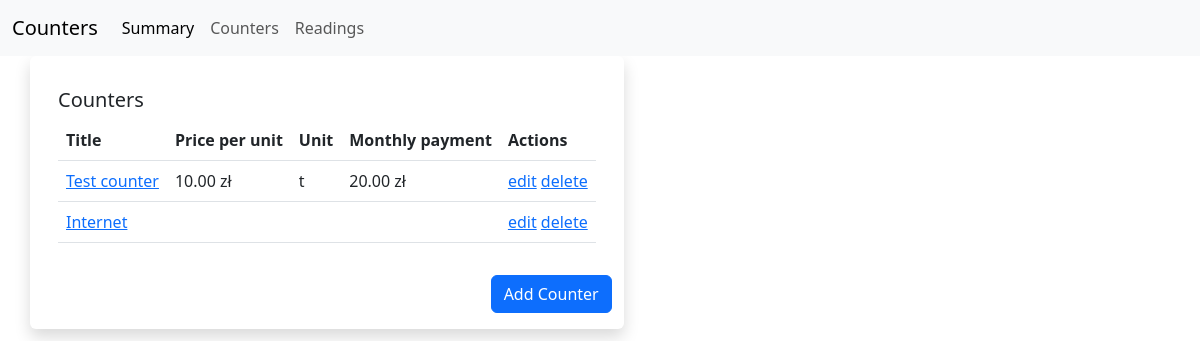
The app's page /counters/list/ (signed in), older data.
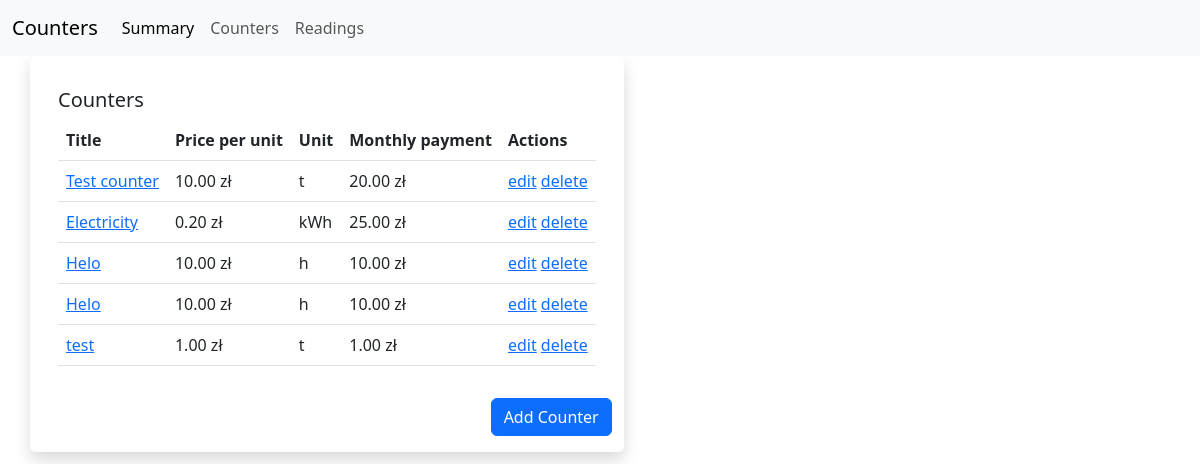
The same page, newer data.
### counters/models.py (models this page shows, shortened)
class Counter(models.Model):
    user = models.ForeignKey(
        get_user_model(), on_delete=models.CASCADE, related_name="counters"
    )
    title = models.CharField(max_length=60)
    unit = models.CharField(max_length=60, blank=True, null=True)
    price_per_unit = models.DecimalField(max_digits=5, decimal_places=2, default=0)
    fixed_price = models.DecimalField(max_digits=5, decimal_places=2, default=0)

### counters/views.py (the view)
# urls.py: path("counters/list/", CounterListView.as_view(), name="counters-list"),
class CounterListView(ListView):
    model = Counter
    def get_queryset(self):
        queryset = super().get_queryset()
        queryset = queryset.filter(user=self.request.user)
        return queryset

### counters/templates/counters/counter_list.html
{% extends "counters/dashboard.html" %}
{% block data %}
<div class="row justify-content-between">
    <div class="col-auto shadow rounded py-3">
        {% include 'counters/partials/counters_table.html' %}
        <div class="d-grid gap-2 d-md-flex justify-content-md-end">
            <a href="{% url 'counters:counter-create' %}" class='button'>
                <button type="button" class="btn btn-primary">Add Counter</button>
            </a>
        </div>
    </div>
</div>
{% endblock %}

### counters/templates/counters/partials/counters_table.html
<div class="card border-0">
    <div class="card-body">
        {% if object_list %}
        <h5 class="card-title">Counters</h5>
        <table class='table table-hover'>
            <thead>
            <tr>
                <th>Title</th>
                <th>Price per unit</th>
                <th>Unit</th>
                <th>Monthly payment</th>
                <th>Actions</th>
            </tr>
            </thead>
            <tbody>
            {% for obj in object_list %}
            <tr>
                <td>
                    {% if "detail" in request.path %}
                    {{ obj.title }}
                    {% else %}
                    <a href="{% url 'counters:counter-detail' obj.id %}">{{ obj.title }}</a>
                    {% endif %}
                </td>
                <td>
                    {% if obj.price_per_unit %}{{ obj.price_per_unit }} zł{% endif %}
                </td>
                <td>
                    {% if obj.unit %}{{ obj.unit }}{% endif %}
                </td>
                <td>
                    {% if obj.fixed_price %}{{ obj.fixed_price }} zł{% endif %}
                </td>
                <td>
                    <a href="{% url 'counters:counter-edit' obj.id %}">edit</a>
                    <a href="{% url 'counters:counter-delete' obj.id %}">delete</a>
                </td>
            </tr>
            {% endfor %}
            </tbody>
        </table>
        {% else %}
        <h5 class="card-title">No counters for now...</h5>
        {% endif %}
    </div>
</div>

Row changes from the older to the newer data that the page shows:
removed Counter: title "Internet"
added Counter: title "Electricity", price_per_unit "0.20", unit "kWh", fixed_price "25.00"
added Counter: title "Helo", price_per_unit "10.00", unit "h", fixed_price "10.00"
added Counter: title "Helo", price_per_unit "10.00", unit "h", fixed_price "10.00"
added Counter: title "test", price_per_unit "1.00", unit "t", fixed_price "1.00"
